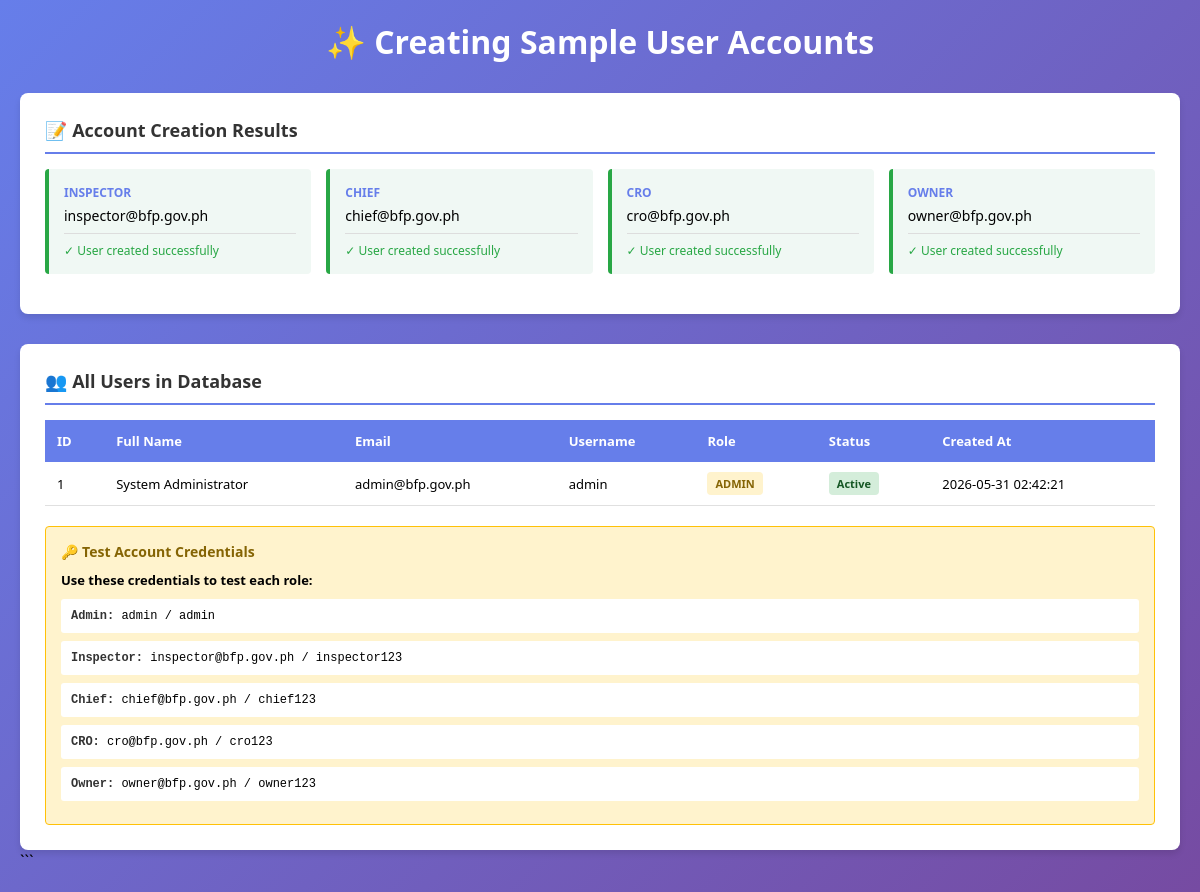
Screenshot of /utility/createSampleUsers.php with the database file from the repository.
### tables this page shows
CREATE TABLE IF NOT EXISTS `user` (
  `id` INT(11) NOT NULL AUTO_INCREMENT,
  `fullname` VARCHAR(255) NOT NULL,
  `username` VARCHAR(255) DEFAULT NULL,
  `email` VARCHAR(255) NOT NULL,
  `password` VARCHAR(255) NOT NULL,
  `address` VARCHAR(500) DEFAULT NULL,
  `phone_number` VARCHAR(50) DEFAULT NULL,
  `role` VARCHAR(50) NOT NULL COMMENT 'admin, inspector, owner, Chief, CRO',
  `status` VARCHAR(20) NOT NULL DEFAULT 'active' COMMENT 'active, inactive',
  `createdAt` TIMESTAMP NOT NULL DEFAULT CURRENT_TIMESTAMP,
  PRIMARY KEY (`id`)
);

### utility/createSampleUsers.php (the view, shortened to what this page needs)
<?php
include 'db.php';
$results = [];
function createUser($conn, $fullname, $email, $role, $phone, $address, $rawPassword) {
    $check = $conn->prepare("SELECT id FROM user WHERE email = ?");
    $check->bind_param('s', $email);
    $check->execute();
    $password = password_hash($rawPassword, PASSWORD_DEFAULT);
    $stmt = $conn->prepare("INSERT INTO user (fullname, email, username, role, password, phone_number, address, status) VALUES (?, ?, ?, ?, ?, ?, ?, 'active')");
    $stmt->bind_param("sssssss", $fullname, $email, $email, $role, $password, $phone, $address);
    if ($stmt->execute()) {
        return ['success' => true, 'id' => $conn->insert_id, 'message' => "User created successfully"];
    } else {
        $stmt->close();
        return ['success' => false, 'message' => $conn->error];
    }
}
$sampleUsers = [
    [
        'fullname' => 'Juan Inspector',
        'email' => 'inspector@bfp.gov.ph',
        'role' => 'inspector',
        'phone' => '09123456789',
        'address' => 'Fire Station 1, Manila',
        'password' => 'inspector123'
    ],
    [
        'fullname' => 'Maria Chief',
        'email' => 'chief@bfp.gov.ph',
        'role' => 'Chief',
        'phone' => '09123456790',
        'address' => 'BFP Headquarters, Manila',
        'password' => 'chief123'
    ],
    [
        'fullname' => 'Pedro CRO',
        'email' => 'cro@bfp.gov.ph',
        'role' => 'cro',
        'phone' => '09123456791',
        'address' => 'Compliance Records Office, Manila',
        'password' => 'cro123'
    ],
    [
        'fullname' => 'Rosa Owner',
        'email' => 'owner@bfp.gov.ph',
        'role' => 'owner',
        'phone' => '09123456792',
        'address' => '123 Business Street, Manila',
        'password' => 'owner123'
    ]
];
foreach ($sampleUsers as $user) {
    $result = createUser($conn, $user['fullname'], $user['email'], $user['role'], $user['phone'], $user['address'], $user['password']);
    $results[] = [
        'email' => $user['email'],
        'role' => $user['role'],
        'password' => $user['password'],
        'result' => $result
    ];
}
$stmt = $conn->prepare("SELECT id, fullname, email, username, role, status, createdAt FROM user ORDER BY role, fullname");
$stmt->execute();
$allUsers = $stmt->get_result()->fetch_all(MYSQLI_ASSOC);
?>
<!DOCTYPE html>
<html>
<head>
</head>
<body>
    <div class="container">
        <h1>✨ Creating Sample User Accounts</h1>
        <div class="creation-results">
            <h2>📝 Account Creation Results</h2>
            <div class="user-creation">
                <?php foreach ($results as $result): ?>
                <div class="user-card <?php echo $result['result']['success'] ? 'success' : 'error'; ?>">
                    <div class="role"><?php echo ucfirst($result['role']); ?></div>
                    <div><?php echo htmlspecialchars($result['email']); ?></div>
                    <div class="status <?php echo $result['result']['success'] ? 'success' : 'error'; ?>">
                        <?php echo $result['result']['success'] ? '✓ ' : '✗ '; ?>
                        <?php echo htmlspecialchars($result['result']['message']); ?>
                    </div>
                </div>
                <?php endforeach; ?>
            </div>
        </div>
        <div class="all-users">
            <h2>👥 All Users in Database</h2>
            <table>
                <thead>
                    <tr>
                        <th>ID</th>
                        <th>Full Name</th>
                        <th>Email</th>
                        <th>Username</th>
                        <th>Role</th>
                        <th>Status</th>
                        <th>Created At</th>
                    </tr>
                </thead>
                <tbody>
                    <?php foreach ($allUsers as $user): ?>
                    <tr>
                        <td><?php echo htmlspecialchars($user['id']); ?></td>
                        <td><?php echo htmlspecialchars($user['fullname']); ?></td>
                        <td><?php echo htmlspecialchars($user['email']); ?></td>
                        <td><?php echo htmlspecialchars($user['username']); ?></td>
                        <td>
                            <span class="role-badge role-<?php echo strtolower($user['role']); ?>">
                                <?php echo ucfirst($user['role']); ?>
                            </span>
                        </td>
                        <td>
                            <span class="status-badge status-<?php echo strtolower($user['status']); ?>">
                                <?php echo ucfirst($user['status']); ?>
                            </span>
                        </td>
                        <td><?php echo htmlspecialchars($user['createdAt']); ?></td>
                    </tr>
                    <?php endforeach; ?>
                </tbody>
            </table>
            <div class="credentials-section">
                <h3>🔑 Test Account Credentials</h3>
                <p style="margin-bottom: 10px;"><strong>Use these credentials to test each role:</strong></p>
                <div class="credential">
                    <span class="credential-label">Admin:</span> admin / admin
                </div>
                <div class="credential">
                    <span class="credential-label">Inspector:</span> inspector@bfp.gov.ph / inspector123
                </div>
                <div class="credential">
                    <span class="credential-label">Chief:</span> chief@bfp.gov.ph / chief123
                </div>
                <div class="credential">
                    <span class="credential-label">CRO:</span> cro@bfp.gov.ph / cro123
                </div>
                <div class="credential">
                    <span class="credential-label">Owner:</span> owner@bfp.gov.ph / owner123
                </div>
            </div>
        </div>
    </div>
</body>
</html>

### utility/createSampleUsers.php (style rules this page uses)
* { margin: 0; padding: 0; box-sizing: border-box; }
body { font-family: 'Segoe UI', Tahoma, Geneva, Verdana, sans-serif; background: linear-gradient(135deg, #667eea 0%, #764ba2 100%); min-height: 100vh; padding: 20px; }
.container { max-width: 1200px; margin: 0 auto; }
h1 { color: white; margin-bottom: 30px; text-align: center; }
.creation-results { background: white; padding: 25px; border-radius: 8px; margin-bottom: 30px; box-shadow: 0 4px 6px rgba(0,0,0,0.1); }
.creation-results h2 { color: #333; margin-bottom: 15px; font-size: 18px; border-bottom: 2px solid #667eea; padding-bottom: 10px; }
.user-creation { display: grid; grid-template-columns: repeat(auto-fit, minmax(250px, 1fr)); gap: 15px; margin-bottom: 15px; }
.user-card { background: #f8f9fa; border-left: 4px solid #667eea; padding: 15px; border-radius: 4px; font-size: 14px; }
.user-card.success { border-left-color: #28a745; background: #f0f8f4; }
.user-card .role { font-weight: bold; color: #667eea; margin-bottom: 5px; text-transform: uppercase; font-size: 12px; }
.user-card .status { margin-top: 8px; padding-top: 8px; border-top: 1px solid #ddd; font-size: 12px; }
.user-card .status.success { color: #28a745; }
.all-users { background: white; padding: 25px; border-radius: 8px; box-shadow: 0 4px 6px rgba(0,0,0,0.1); }
.all-users h2 { color: #333; margin-bottom: 15px; font-size: 18px; border-bottom: 2px solid #667eea; padding-bottom: 10px; }
table { width: 100%; border-collapse: collapse; margin-top: 15px; }
table thead { background: #667eea; color: white; }
table th { padding: 12px; text-align: left; font-weight: 600; font-size: 13px; }
table td { padding: 10px 12px; border-bottom: 1px solid #e0e0e0; font-size: 13px; }
.role-badge { display: inline-block; padding: 4px 8px; border-radius: 4px; font-size: 11px; font-weight: 600; text-transform: uppercase; }
.role-admin { background: #fff3cd; color: #856404; }
.status-badge { display: inline-block; padding: 4px 8px; border-radius: 4px; font-size: 11px; font-weight: 600; }
.status-active { background: #d4edda; color: #155724; }
.credentials-section { background: #fff3cd; border: 1px solid #ffc107; padding: 15px; border-radius: 4px; margin-top: 20px; font-size: 13px; }
.credentials-section h3 { color: #856404; margin-bottom: 10px; font-size: 14px; }
.credential { background: white; padding: 10px; margin: 8px 0; border-radius: 3px; font-family: monospace; font-size: 12px; }
.credential-label { font-weight: bold; color: #333; }

### rows the page displays
user: id "1", fullname "System Administrator", email "admin@bfp.gov.ph", username "admin", role "ADMIN", status "Active", createdAt "2026-05-31 02:42:21"

### other values shown
$result['role'] "INSPECTOR"
$result['email'] "inspector@bfp.gov.ph"
$result['result']['message'] "User created successfully"
$result['role'] "CHIEF"
$result['email'] "chief@bfp.gov.ph"
$result['role'] "CRO"
$result['email'] "cro@bfp.gov.ph"
$result['role'] "OWNER"
$result['email'] "owner@bfp.gov.ph"
